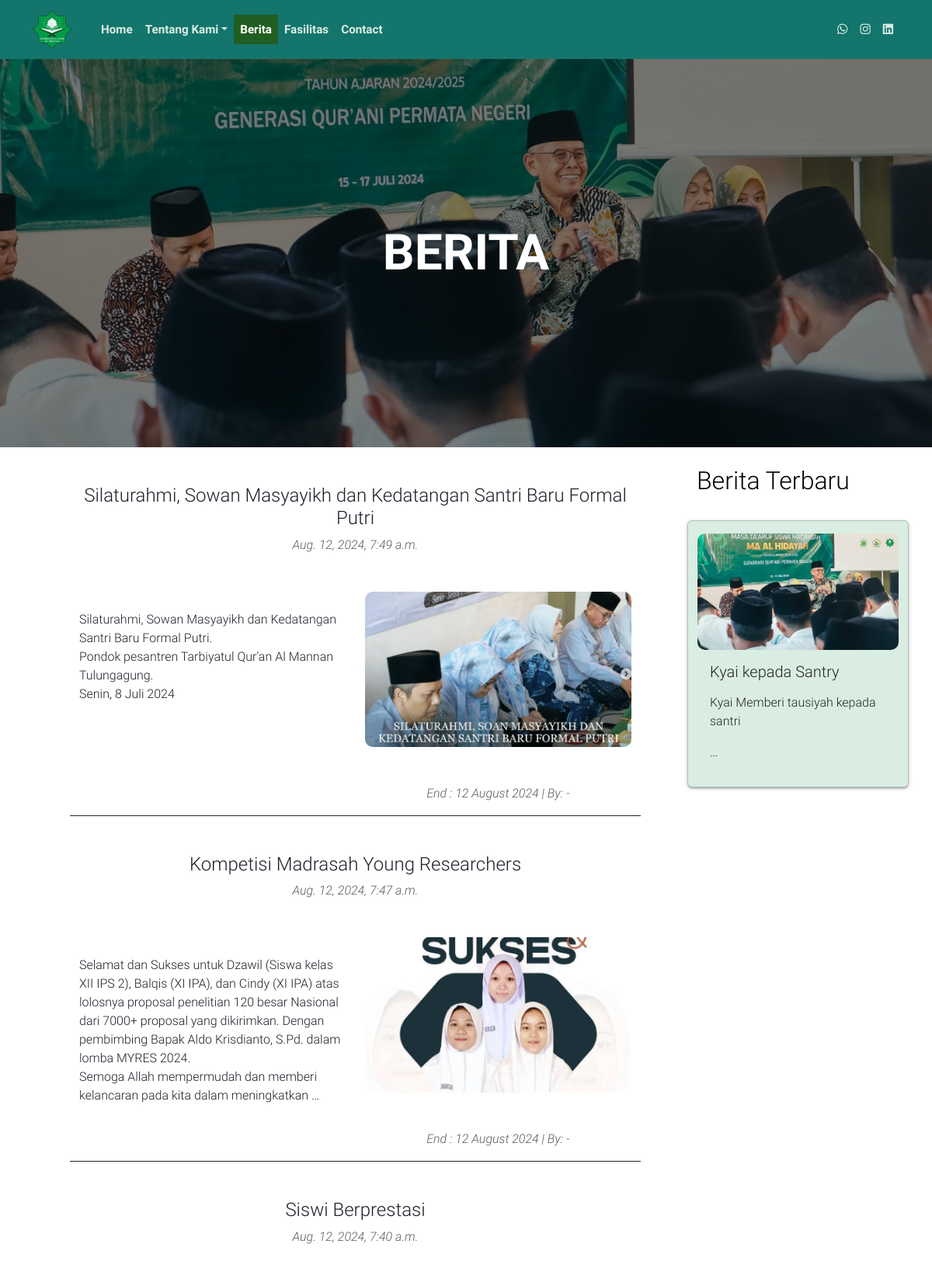
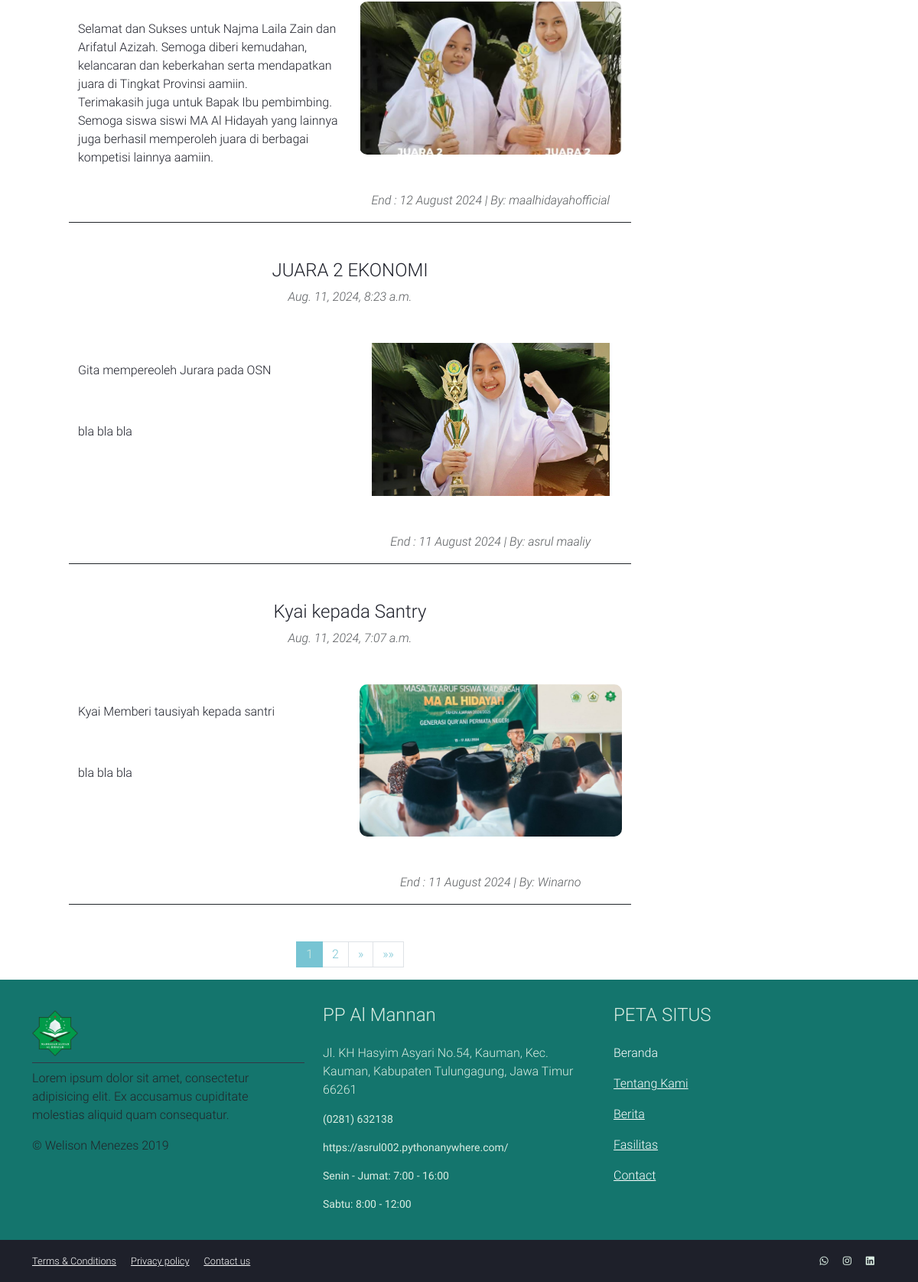
Screenshot of /berita with the database file from the repository (2 pictures, top to bottom).
### myapp/models.py (models this page shows, shortened)
class Post(models.Model):
    postname = models.CharField(max_length=600)
    author = models.CharField(max_length=100, blank=True)
    category = models.ManyToManyField(Category)
    pendidikan = models.ManyToManyField(Pendidikan)
    image = models.ImageField(upload_to='images/posts', blank=True, null=True)
    content = RichTextField()
    link = models.URLField(max_length=200, blank=True, null=True)  # Field baru untuk link
    created = models.DateTimeField(default=timezone.now)  # Field baru untuk created
    updated = models.DateTimeField(auto_now=True)
    time = models.CharField(default=timezone.now().strftime("%d %B %Y"), max_length=100, blank=True)

### myapp/views.py (the view)
# urls.py: path('berita', berita, name="berita"),
def berita(request):
    context = {}
    try:
        post_list = Post.objects.all().order_by("-id")
        paginator = Paginator(post_list, 5)  # Tampilkan 5 post per halaman
        page_number = request.GET.get('page')
        page_obj = paginator.get_page(page_number)
        penting_posts = Post.objects.filter(category__name='penting')
        recent_posts = Post.objects.all().order_by("-id")[:2]
        context.update({
            'page_obj': page_obj,
            'penting_posts': penting_posts,
            'recent_posts': recent_posts,
            'media_url': settings.MEDIA_URL
        })
    except Post.DoesNotExist as e:
        context['error'] = f"Error fetching posts: {str(e)}"
    return render(request, 'berita.html', context)

### templates/berita.html (shortened to what this page needs)
{% extends "base.html" %}
{% load static %}
{% block content %}
<section style="position: relative; text-align: center;">
    <img width="100%" style="height: 500px;object-fit: cover;filter: brightness(50%);" src="{% static 'assets/images/Header.jpg' %}" alt="">
    <div style="position: absolute; top: 50%; left: 50%; transform: translate(-50%, -50%); font-size: 4em; color: white; font-weight: bold;">
      BERITA
    </div>
  </section>
<div class="container">
  <div class="row">
    <div class="col-sm-9">
      <section class="mx-5">
        <div class="container pb-5 j1 "
          style="max-width: 800px; margin: auto">
          {% if page_obj %}
          {% for post in page_obj %}
          <a href="{% url 'detail' post.id %}" class="text-decoration-none text-dark">
            <h4 class="text-center pt-5 ">{{ post.postname }}</h4>
            <p class="text-center text-muted mb-5"><em>{{ post.created }}</em></p>
            <div class="row border-bottom border-dark">
              <div class="col-md-6 mb-4">
                <p class="mt-4">
                  {{ post.content|truncatewords:50|safe }}
                </p>
              </div>
              <div class="col-md-6">
                <img
                  style="width: 100%; max-height: 200px; object-fit: cover; border-radius: 10px;"
                  src="{{ media_url }}{{ post.image }}"
                  alt="{{ post.postname }}"
                />
                <p class="text-center text-muted mt-5">
                  <em>End : {{ post.time }} | By: {% if post.author %} {{ post.author }} {% else %} - {% endif %} </em>
                </p>
              </div>
            </div>
          </a>
          {% endfor %}
        </div>
      </section>
        <div class="container">
          <nav aria-label="Page navigation">
              <ul class="pagination justify-content-center">
                  {% for num in page_obj.paginator.page_range %}
                      {% if page_obj.number == num %}
                          <li class="page-item active" aria-current="page">
                              <span class="page-link">{{ num }} <span class="sr-only">(current)</span></span>
                          </li>
                      {% else %}
                          <li class="page-item">
                              <a class="page-link" href="?page={{ num }}">{{ num }}</a>
                          </li>
                      {% endif %}
                  {% endfor %}
                  {% if page_obj.has_next %}
                      <li class="page-item">
                          <a class="page-link" href="?page={{ page_obj.next_page_number }}" aria-label="Next">
                              <span aria-hidden="true">&raquo;</span>
                          </a>
                      </li>
                      <li class="page-item">
                          <a class="page-link" href="?page={{ page_obj.paginator.num_pages }}" aria-label="Last">
                              <span aria-hidden="true">&raquo;&raquo;</span>
                          </a>
                      </li>
                  {% endif %}
              </ul>
          </nav>
      </div>
      {% else %}
        <p>No recent posts available.</p>
      {% endif %}
  </div>
    <div class="col-sm-3 pr">
      <div class="row pt-4">
        <h2>Berita Terbaru</h2>
      </div>
      <div class="row pt-4">
        {% if penting_posts %} {% for post in penting_posts %}
        <div class="card pt-3 bg-light" style="width: 18rem">
          <a href="{% url 'detail' post.id %}" class="text-decoration-none text-dark">
              <img style="width: 100%; max-height: 200px;object-fit: cover; border-radius: 10px;"
              class="card-img-top"
              src="{{media_url}}{{post.image}}"
              alt="{{ post.postname }}"
            />
          </a>
          <div class="card-body">
            <h5 class="card-title">{{ post.postname }}</h5>
            <p class="card-text">
              {{ post.content|truncatewords:5|safe }}
            </p>
          </div>
        </div>
        {% endfor %} {% else %}
        <p>Tidak ada pengumuman penting</p>
        {% endif %}
      </div>
    </div>
  </div>
</div>
{% endblock content %}

### templates/base.html (shortened to what this page needs)
{% load static %}
<!DOCTYPE html>
<html lang="pt-br">
<head>
	<link rel="stylesheet" href="{% static 'node_modules/@fortawesome/fontawesome-free/css/all.min.css' %}">
	<link rel="stylesheet" href="{% static 'node_modules/bootstrap/dist/css/bootstrap.min.css' %}">
	<link rel="stylesheet" href="{% static 'css/fonts.css' %}">
    <link rel="stylesheet" href="https://cdn.jsdelivr.net/gh/carousnap/carousnap@v1.3/carousnap/carousnap.css" type="text/css" />
    <link href="https://cdn.jsdelivr.net/npm/bootstrap@5.3.0/dist/css/bootstrap.min.css" rel="stylesheet">
	<link rel="stylesheet" href="{% static 'css/style.css' %}">
</head>
<body class="page-home">
	<header class="header-main">
		<div class="container">
			<div class="row">
				<div class="col-md-12">
					<nav class="navbar navbar-dark navbar-expand-md">
						<a href="../" class="navbar-brand">
							<img src="{% static 'assets/images/logoma.png' %}" alt="Logo">
						</a>
				        <div id="navbarMain" class="collapse navbar-collapse">
				        	<ul class="navbar-nav mr-auto">
				        		<li class="nav-item">
				        			<a href="{% url "index" %}" class="nav-link  {% if request.resolver_match.url_name == 'index' %} active {% endif %}">Home</a>
				        		</li>
				        		<li class="nav-item dropdown">
				        			<a class="dropdown-toggle nav-link
                                        {% if request.resolver_match.url_name == 'visimisi' or request.resolver_match.url_name == 'strukturorganisasi' or request.resolver_match.url_name == 'prestasima' %} active {% endif %}"
                                         id="dropdown01" data-toggle="dropdown" aria-haspopup="true" aria-expanded="false">Tentang Kami</a>
				        		</li>
				        		<li class="nav-item">
				        			<a href="{% url "berita" %}" class="nav-link  {% if request.resolver_match.url_name == 'berita' %} active {% endif %}">Berita</a>
				        		</li>
				        		<li class="nav-item">
				        			<a href="{% url "fasilitas" %}" class="nav-link  {% if request.resolver_match.url_name == 'fasilitas' %} active {% endif %}">Fasilitas</a>
				        		</li>
				        		<li class="nav-item">
				        			<a href="{% url "contact" %}" class="nav-link  {% if request.resolver_match.url_name == 'contact' %} active {% endif %}">Contact</a>
				        		</li>
				        	</ul>
				            <ul class="navbar-nav navbar-social">
				        		<li class="nav-item">
									<a href="https://wa.me/085784777797" class="nav-link">
										<i class="fab fa-whatsapp"></i>
									</a>
								</li>
								<li>
									<a class="nav-link" href="https://www.instagram.com/maalhidayah_?utm_source=ig_web_button_share_sheet&igsh=ZDNlZDc0MzIxNw==">
										<i class="fab fa-instagram"></i>
									</a>
								</li>
								<li>
									<a class="nav-link" href="https://www.linkedin.com/in/asrul-maaliy-185712256/">
										<i class="fab fa-linkedin"></i>
									</a>
								</li>
				        	</ul>
				        </div>
					</nav>
				</div>
			</div>
		</div>
	</header>
	<main class="main">
        {% block content %}{% endblock %}
    </main>
	<footer class="footer-main">
		<div class="container">
			<div class="row">
				<div class="col-md-4">
					<ul class="list-group list-group-flush">
						<li class="list-group-item">
							<a href="../" class="footer-brand">
								<img src="{% static 'assets/images/logoma.png' %}" alt="Logo">
							</a>
						</li>
						<li class="list-group-item">
							<p>Lorem ipsum dolor sit amet, consectetur adipisicing elit. Ex accusamus cupiditate molestias aliquid quam consequatur.</p>
							<p>&copy; Welison Menezes 2019</p>
						</li>
					</ul>
				</div>
				<div class="col-md-4">
                    <h4>PP Al Mannan<br></h4>
                    <p class="mt-4">Jl. KH Hasyim Asyari No.54, Kauman, Kec. Kauman, Kabupaten Tulungagung, Jawa Timur 66261</p>
                    <p class="small">(0281) 632138</p>
                    <p class="small">https://asrul002.pythonanywhere.com/</p>
                    <p class="small">Senin - Jumat: 7:00 - 16:00</p>
                    <p class="small">Sabtu: 8:00 - 12:00</p>
				</div>
				<div class="col-md-4">
                    <h4>PETA SITUS<br></h4>
                    <div class="mt-4">
                        <p><a href="{% url 'index' %}" style="text-decoration: none;" class="custom-link">Beranda</a></p>
                        <p><a href="{% url 'visimisi' %}" class="custom-link">Tentang Kami</a></p>
                        <p><a href="{% url 'berita' %}" class="custom-link">Berita</a></p>
                        <p><a href="{% url 'fasilitas' %}" class="custom-link">Fasilitas</a></p>
                        <p><a href="{% url 'contact' %}" class="custom-link">Contact</a></p>
                    </div>
				</div>
			</div>
		</div>
		<div class="dark-bar">
			<div class="container">
				<div class="row">
					<div class="col-sm-8">
						<ul class="nav-footer">
							<li>
								<a href="#">Terms &amp; Conditions</a>
							</li>
							<li>
								<a href="#">Privacy policy</a>
							</li>
							<li>
								<a href="contact.html">Contact us</a>
							</li>
						</ul>
					</div>
					<div class="col-sm-4">
						<ul class="nav-footer text-right">
							<li>
								<a href="https://wa.me/085784777797">
									<i class="fab fa-whatsapp"></i>
								</a>
							</li>
							<li>
								<a href="https://www.instagram.com/maalhidayah_?utm_source=ig_web_button_share_sheet&igsh=ZDNlZDc0MzIxNw==">
									<i class="fab fa-instagram"></i>
								</a>
							</li>
							<li>
								<a href="https://www.linkedin.com/in/asrul-maaliy-185712256/">
									<i class="fab fa-linkedin"></i>
								</a>
							</li>
						</ul>
					</div>
				</div>
			</div>
		</div>
	</footer>
</body>
</html>

### static/css/style.css (style rules this page uses)
:root { --hijau-primary: #14756D; --hijau-background: #ffffff; --hijau-bg-card: #29a59b; --hijau-border: #234946; --hijau-link-after: #215e21; }
body, html { font-family: 'Roboto'; font-style: normal; font-weight: 300; background: var(--hijau-background); color: #000000; }
a { color: #ffffff; }
.h1, .h2, .h3, .h4, .h5, .h6, h1, h2, h3, h4, h5, h6 { font-weight: 300; }
.card { -webkit-box-shadow: 0 2px 2px 0 rgba(0,0,0,0.14), 0 3px 1px -2px rgba(0,0,0,0.12), 0 1px 5px 0 rgba(0,0,0,0.2); box-shadow: 0 2px 2px 0 rgba(0,0,0,0.14), 0 3px 1px -2px rgba(0,0,0,0.12), 0 1px 5px 0 rgba(0,0,0,0.2); }
.header-main { background: #14756D; }
.navbar { background: #14756D; color: #daede2; font-size: 0.95rem; font-weight: 700; padding-left: 0; padding-right: 0; }
.navbar .navbar-nav .nav-link { color: #daede2; }
.navbar .navbar-nav .nav-link.active, .navbar .navbar-nav .nav-link:active { background: #215e21; color: #fff; }
.navbar .navbar-nav.navbar-social { margin-left: 20px; flex-direction: row; }
.navbar .navbar-nav.navbar-social .nav-link { padding-right: .5rem; padding-left: .5rem; }
.navbar-brand { max-width: 50px; margin-right: 30px; }
.navbar-brand img { width: 100%; }
.footer-main { background: var(--hijau-primary); color: #daede2; padding-top: 2em; }
.footer-main > .container { margin-bottom: 20px; }
.footer-main ul, .footer-main ol .footer-main .list-group { padding: 0; }
.footer-main .list-group-item { background: transparent; border-color: #333745; padding-left: 0; }
.footer-main .dark-bar { background: #1e202a; padding-top: 15px; }
.footer-brand { max-width: 60px; display: inline-block; }
.footer-brand img { width: 100%; }
.nav-footer li { display: inline-block; margin-right: 15px; list-style: none; font-size: 0.8em; }
.nav-footer.text-right li a { color: #daede2; }
main.main { min-height: 300px; }
.text-dark { color: #1e202a !important; }
.bg-light { background-color: #daede2 !important; }
.page-link { color: #77c4d3; -webkit-border-radius: 0 !important; -moz-border-radius: 0 !important; border-radius: 0 !important; }
.page-item.active .page-link { background: #77c4d3; color: #daede2; border-color: #77c4d3; }
.list-group { color: #daede2; }
.list-group-item { background: var(--hijau-bg-card); border-color: var(--hijau-border); }

### templates/base.html (style rules this page uses)
body { -moz-opacity: 0.00; -khtml-opacity: 0.00; opacity: 0.00; }

### rows the page displays
Post: postname "Silaturahmi, Sowan Masyayikh dan Kedatangan Santri Baru Formal Putri", created "Aug. 12, 2024, 7:49 a.m.", content "Silaturahmi, Sowan Masyayikh dan Kedatangan Santri Baru Formal Putri. Pondok pesantren Tarbiyatul Qur'an Al Mannan Tulungagung. Senin, 8 Juli 2024", image (picture), time "12 August 2024"
Post: postname "Kompetisi Madrasah Young Researchers", created "Aug. 12, 2024, 7:47 a.m.", content "Selamat dan Sukses untuk Dzawil (Siswa kelas XII IPS 2), Balqis (XI IPA), dan Cindy (XI IPA) atas lolosnya proposal penelitian 120 besar Nasional dari 7000+ proposal yang dikirimkan. Dengan pembimbing Bapak Aldo Krisdianto, S.Pd. dalam lomba MYRES 2024. Semoga Allah mempermudah dan memberi kelancaran pada kita dalam meningkatkan …", image (picture), time "12 August 2024"
Post: postname "Siswi Berprestasi", created "Aug. 12, 2024, 7:40 a.m.", content "Selamat dan Sukses untuk Najma Laila Zain dan Arifatul Azizah. Semoga diberi kemudahan, kelancaran dan keberkahan serta mendapatkan juara di Tingkat Provinsi aamiin. Terimakasih juga untuk Bapak Ibu pembimbing. Semoga siswa siswi MA Al Hidayah yang lainnya juga berhasil memperoleh juara di berbagai kompetisi lainnya aamiin.", image (picture), time "12 August 2024", author "maalhidayahofficial"
Post: postname "JUARA 2 EKONOMI", created "Aug. 11, 2024, 8:23 a.m.", content "Gita mempereoleh Jurara pada OSN bla bla bla", image (picture), time "11 August 2024", author "asrul maaliy"
Post: postname "Kyai kepada Santry", created "Aug. 11, 2024, 7:07 a.m.", content "Kyai Memberi tausiyah kepada santri bla bla bla", image (picture), time "11 August 2024", author "Winarno", content "Kyai Memberi tausiyah kepada santri …"

### other values shown
{{ num }} "1"
{{ num }} "2"
